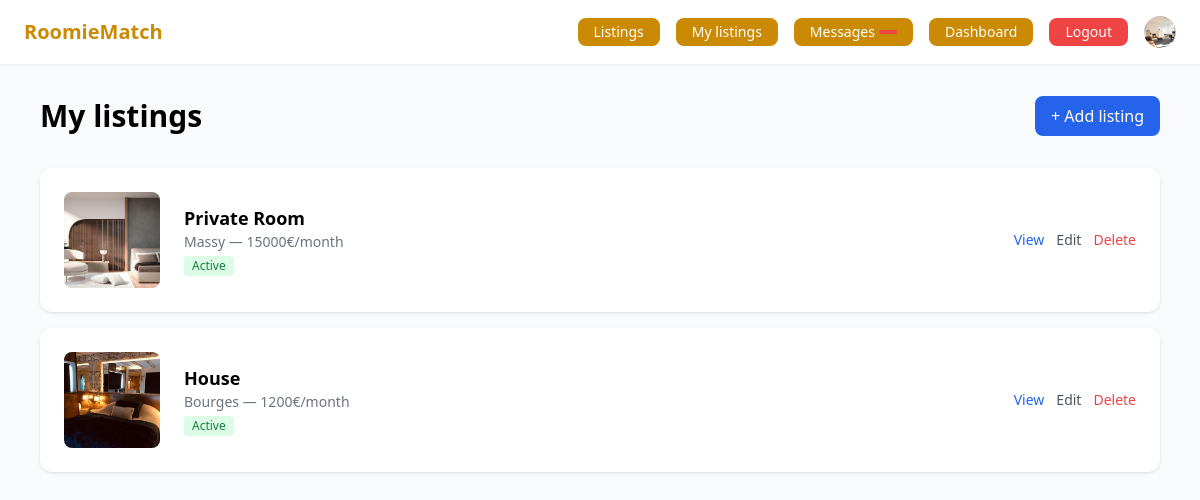
The page /listings/my-listings/ (signed in) on the database its author committed.
### accounts/models.py (models this page shows, shortened)
class User(AbstractUser):
    class Role(models.TextChoices):
        SEEKER = 'seeker', 'Seeker'    # looking for a room
        OWNER  = 'owner',  'Owner'     # offering a room
    role   = models.CharField(max_length=20, choices=Role.choices, default=Role.SEEKER)
    avatar = models.ImageField(upload_to='avatars/', null=True, blank=True)
    phone  = models.CharField(max_length=20, blank=True)
    bio    = models.TextField(blank=True)
    city   = models.CharField(max_length=100, blank=True)
    def is_seeker(self):
        return self.role == self.Role.SEEKER
    def is_owner(self):
        return self.role == self.Role.OWNER

### listings/models.py (models this page shows, shortened)
class Listing(models.Model):
    class Status(models.TextChoices):
        ACTIVE   = 'active',   'Active'
        INACTIVE = 'inactive', 'Inactive'
        RENTED   = 'rented',   'Rented'
    class RoomType(models.TextChoices):
        PRIVATE = 'private', 'Private room'
        SHARED  = 'shared',  'Shared room'
        STUDIO  = 'studio',  'Studio'
    owner       = models.ForeignKey(User, on_delete=models.CASCADE, related_name='listings')
    title       = models.CharField(max_length=200)
    description = models.TextField()
    city        = models.CharField(max_length=100)
    address     = models.CharField(max_length=255, blank=True)
    price       = models.PositiveIntegerField(help_text='Monthly rent in €')
    size        = models.PositiveIntegerField(help_text='Room size in m²')
    room_type   = models.CharField(max_length=20, choices=RoomType.choices, default=RoomType.PRIVATE)
    status      = models.CharField(max_length=20, choices=Status.choices, default=Status.ACTIVE)
    pets_allowed   = models.BooleanField(default=False)
    smoking_allowed = models.BooleanField(default=False)
    students_allowed = models.BooleanField(default=True)
    preferred_schedule = models.CharField(
        max_length=20,
        choices=[('early', 'Early bird'), ('night', 'Night owl'), ('normal', 'Standard')],
        default='normal'
    )
    preferred_noise = models.CharField(
        max_length=20,
        choices=[('quiet', 'Quiet'), ('medium', 'Moderate'), ('loud', 'Lively')],
        default='medium'
    )
    available_from = models.DateField()
    created_at     = models.DateTimeField(auto_now_add=True)
    updated_at     = models.DateTimeField(auto_now=True)
    class Meta:
        ordering = ['-created_at']
    def get_main_photo(self):
        return self.photos.first()

class ListingPhoto(models.Model):
    listing  = models.ForeignKey(Listing, on_delete=models.CASCADE, related_name='photos')
    image    = models.ImageField(upload_to='listings/')
    caption  = models.CharField(max_length=100, blank=True)
    order    = models.PositiveIntegerField(default=0)
    class Meta:
        ordering = ['order']

### listings/views.py (the view)
# urls.py: path('my-listings/',  views.my_listings,    name='my_listings'),
@login_required
def my_listings(request):
    listings = Listing.objects.filter(owner=request.user).prefetch_related('photos')
    return render(request, 'listings/my_listings.html', {'listings': listings})

### templates/listings/my_listings.html (shortened to what this page needs)
{% extends 'base.html' %}
{% block content %}
<div class="flex justify-between items-center mb-8">
  <h1 class="text-3xl font-bold">My listings</h1>
  <a href="{% url 'listings:create' %}" class="bg-blue-600 text-white px-4 py-2 rounded-lg hover:bg-blue-700">
    + Add listing
  </a>
</div>
<div class="space-y-4">
  {% for listing in listings %}
    <div class="bg-white rounded-xl shadow p-6 flex items-center gap-6">
      {% with listing.get_main_photo as photo %}
        {% if photo %}
          <img src="{{ photo.image.url }}" class="w-24 h-24 rounded-lg object-cover" />
        {% else %}
          <div class="w-24 h-24 rounded-lg bg-gray-100 flex items-center justify-center text-3xl">🏠</div>
        {% endif %}
      {% endwith %}
      <div class="flex-1">
        <h3 class="font-semibold text-lg">{{ listing.title }}</h3>
        <p class="text-gray-500 text-sm">{{ listing.city }} — {{ listing.price }}€/month</p>
        <span class="inline-block px-2 py-0.5 rounded text-xs mt-1
          {% if listing.status == 'active' %}bg-green-100 text-green-700
          {% elif listing.status == 'rented' %}bg-blue-100 text-blue-700
          {% else %}bg-gray-100 text-gray-700{% endif %}">
          {{ listing.get_status_display }}
        </span>
      </div>
      <div class="flex gap-3">
        <a href="{% url 'listings:detail' listing.pk %}" class="text-blue-600 hover:underline text-sm">View</a>
        <a href="{% url 'listings:edit' listing.pk %}"   class="text-gray-600 hover:underline text-sm">Edit</a>
        <a href="{% url 'listings:delete' listing.pk %}" class="text-red-500 hover:underline text-sm">Delete</a>
      </div>
    </div>
  {% empty %}
    <div class="text-center text-gray-500 py-20">
      No listings yet. <a href="{% url 'listings:create' %}" class="text-blue-600 hover:underline">Post your first listing</a>
    </div>
  {% endfor %}
</div>
{% endblock %}

### templates/base.html (shortened to what this page needs)
<!DOCTYPE html>
<html lang="en">
<head>
  <script src="https://cdn.tailwindcss.com"></script>
</head>
<body class="bg-gray-50 min-h-screen">
  <nav class="bg-white shadow-sm px-6 py-4 flex items-center justify-between">
    <a href="/" class="text-xl font-bold text-yellow-600">RoomieMatch</a>
    <div class="flex items-center gap-4 text-sm">
      <a href="{% url 'listings:list' %}" class="bg-yellow-600 text-white px-4 py-1 rounded-lg">
        Listings
      </a>
      {% if user.is_authenticated %}
        {% if user.is_owner %}
          <a href="{% url 'listings:my_listings' %}" class="bg-yellow-600 text-white px-4 py-1 rounded-lg">
            My listings
          </a>
        {% endif %}
        <a href="{% url 'messaging:inbox' %}" class="relative bg-yellow-600 text-white px-4 py-1 rounded-lg flex items-center gap-1">
           Messages
          <span id="unread-count"
                hx-get="{% url 'messaging:unread_count' %}"
                hx-trigger="load, every 30s"
                hx-swap="innerHTML"
                class="bg-red-500 text-white text-xs rounded-full px-1.5 py-0.5 min-w-[18px] text-center">
          </span>
        </a>
        <a href="{% url 'dashboard' %}" class="bg-yellow-600 text-white px-4 py-1 rounded-lg">
          Dashboard
        </a>
        <a href="{% url 'logout' %}" class="bg-red-500 text-white px-4 py-1 rounded-lg hover:bg-red-600">
          Logout
        </a>
        <a href="{% url 'profile' %}" class="flex items-center gap-2 hover:opacity-80">
          {% if user.avatar %}
            <img src="{{ user.avatar.url }}" class="w-8 h-8 rounded-full object-cover" />
          {% else %}
            <div class="w-8 h-8 rounded-full bg-blue-100 flex items-center justify-center text-sm font-bold text-blue-600">
              {{ user.username|first|upper }}
            </div>
          {% endif %}
        </a>
      {% else %}
        <a href="{% url 'login' %}"    class="bg-yellow-600 text-white px-4 py-1 rounded-lg hover:text-blue-600">Login</a>
        <a href="{% url 'register' %}" class="bg-blue-600 text-white px-4 py-1 rounded-lg hover:bg-blue-700">
          Sign Up
        </a>
      {% endif %}
    </div>
  </nav>
  <main class="max-w-6xl mx-auto px-4 py-8">
    {% block content %}{% endblock %}
  </main>
</body>
</html>

### rows shown on the page
User: avatar (picture)
Listing: get_main_photo.image (picture), title "Private Room", city "Massy", price "15000", status "Active"
Listing: get_main_photo.image (picture), title "House", city "Bourges", price "1200", status "Active"
